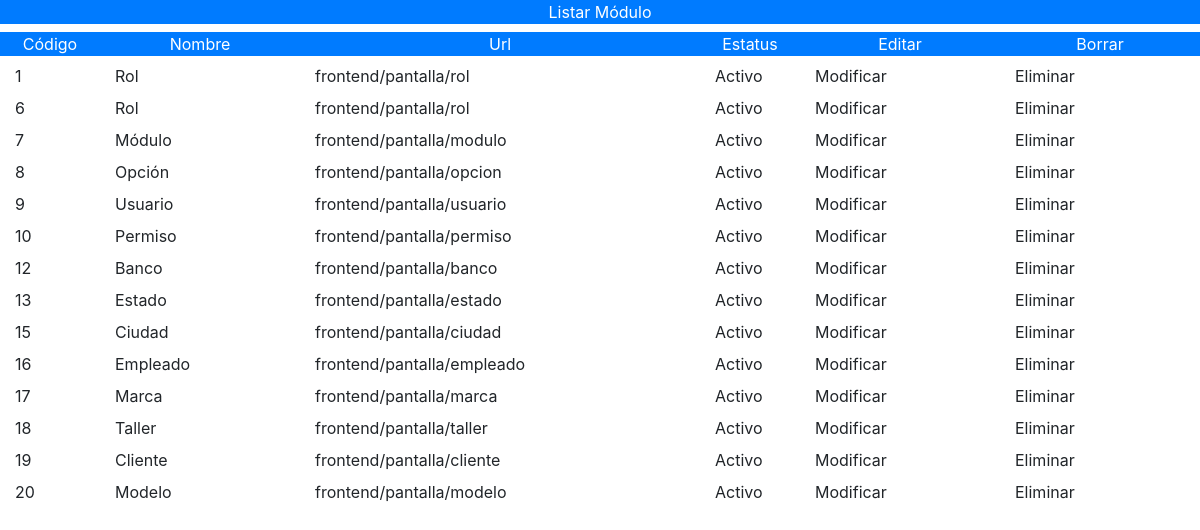
The page /frontend/pantalla/modulo/listar_modulo.php on the database its author committed.
### tables this page shows
CREATE TABLE IF NOT EXISTS `modulo` (
  `cod_mod` int(11) NOT NULL AUTO_INCREMENT,
  `nom_mod` varchar(25) NOT NULL,
  `url_mod` varchar(50) NOT NULL,
  `est_mod` char(1) NOT NULL,
  PRIMARY KEY (`cod_mod`)
);

### backend/clase/modulo.class.php (called while the page is built, shortened)
<?php
require_once ("utilidad.class.php");
class modulo extends utilidad
{
	public function listar()
	{
		$sql="select * from modulo;";
		return $this->ejecutar($sql);
	}
}
 ?>

### backend/clase/utilidad.class.php (called while the page is built, shortened)
<?php
class utilidad
{
    private $servidor="localhost";
    private $usuario="root";
    private $clave="";
    private $base_datos="febrero";
    public  $mysqli;
   public function conectar(){
   		$this->mysqli = new mysqli($this->servidor, $this->usuario, $this->clave, $this->base_datos);
   }
	public function ejecutar($sql){
		return $this->mysqli->query($sql);
	}
	public function extraer_dato($pun_bds){
		return $pun_bds->fetch_assoc();
	}
}
?>

### frontend/pantalla/modulo/listar_modulo.php (the view, shortened to what this page needs)
<?php
require ("../../../backend/clase/modulo.class.php");
$obj_mod=new modulo;
?>
<!DOCTYPE html>
<html lang="en">
<head>
	<link rel="stylesheet" href="../../bootstrap-4.0/css/bootstrap.min.css">
</head>
<body>
	<div class="container-fluid">
		<div class="row">
			<div class="col-12 bg-primary text-white text-center">Listar Módulo</div>
		</div>
		<div class="row mt-2 text-center bg-primary text-white">
			<div class="col-1">Código</div>
			<div class="col-2">Nombre</div>
			<div class="col-4">Url</div>
			<div class="col-1">Estatus</div>
			<div class="col-2">Editar</div>
			<div class="col-2">Borrar</div>
		</div>
			<?php
			$ret=$obj_mod->listar();
			while(($modulo=$obj_mod->extraer_dato($ret))>0)
			{
			?>
				<div class="row mt-2">
					<div class="col-1"><?php echo $modulo['cod_mod']?></div>
					<div class="col-2"><?php echo $modulo['nom_mod'] ?></div>
					<div class="col-4"><?php echo $modulo['url_mod']?></div>
					<div class="col-1">
						<?php echo ($modulo['est_mod']=="A")?"Activo":"Inactivo";?>
					</div>
					<div class="col-2">Modificar</div>
					<div class="col-2">Eliminar</div>
				</div>
			<?php
			}
			?>
	</div>
</body>
</html>

### rows shown on the page
modulo: cod_mod "1", nom_mod "Rol", url_mod "frontend/pantalla/rol", est_mod "Activo"
modulo: cod_mod "6", nom_mod "Rol", url_mod "frontend/pantalla/rol", est_mod "Activo"
modulo: cod_mod "7", nom_mod "Módulo", url_mod "frontend/pantalla/modulo", est_mod "Activo"
modulo: cod_mod "8", nom_mod "Opción", url_mod "frontend/pantalla/opcion", est_mod "Activo"
modulo: cod_mod "9", nom_mod "Usuario", url_mod "frontend/pantalla/usuario", est_mod "Activo"
modulo: cod_mod "10", nom_mod "Permiso", url_mod "frontend/pantalla/permiso", est_mod "Activo"
modulo: cod_mod "12", nom_mod "Banco", url_mod "frontend/pantalla/banco", est_mod "Activo"
modulo: cod_mod "13", nom_mod "Estado", url_mod "frontend/pantalla/estado", est_mod "Activo"
modulo: cod_mod "15", nom_mod "Ciudad", url_mod "frontend/pantalla/ciudad", est_mod "Activo"
modulo: cod_mod "16", nom_mod "Empleado", url_mod "frontend/pantalla/empleado", est_mod "Activo"
modulo: cod_mod "17", nom_mod "Marca", url_mod "frontend/pantalla/marca", est_mod "Activo"
modulo: cod_mod "18", nom_mod "Taller", url_mod "frontend/pantalla/taller", est_mod "Activo"
modulo: cod_mod "19", nom_mod "Cliente", url_mod "frontend/pantalla/cliente", est_mod "Activo"
modulo: cod_mod "20", nom_mod "Modelo", url_mod "frontend/pantalla/modelo", est_mod "Activo"
